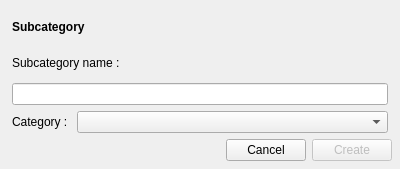
<?xml version="1.0" encoding="UTF-8"?>
<ui version="4.0">
 <class>Subcategory</class>
 <widget class="QDialog" name="Subcategory">
  <property name="geometry">
   <rect>
    <x>0</x>
    <y>0</y>
    <width>400</width>
    <height>169</height>
   </rect>
  </property>
  <property name="sizePolicy">
   <sizepolicy hsizetype="Preferred" vsizetype="Preferred">
    <horstretch>0</horstretch>
    <verstretch>0</verstretch>
   </sizepolicy>
  </property>
  <property name="minimumSize">
   <size>
    <width>0</width>
    <height>0</height>
   </size>
  </property>
  <property name="windowTitle">
   <string>Dialog</string>
  </property>
  <layout class="QVBoxLayout" name="verticalLayout">
   <property name="leftMargin">
    <number>12</number>
   </property>
   <property name="topMargin">
    <number>12</number>
   </property>
   <property name="rightMargin">
    <number>8</number>
   </property>
   <property name="bottomMargin">
    <number>8</number>
   </property>
   <item>
    <layout class="QVBoxLayout" name="verticalLayout_2">
     <property name="leftMargin">
      <number>0</number>
     </property>
     <property name="rightMargin">
      <number>4</number>
     </property>
     <item>
      <widget class="QLabel" name="lbl_title">
       <property name="font">
        <font>
         <weight>75</weight>
         <bold>true</bold>
        </font>
       </property>
       <property name="text">
        <string>Subcategory</string>
       </property>
      </widget>
     </item>
     <item>
      <widget class="QLabel" name="lbl_name">
       <property name="text">
        <string>Subcategory name : </string>
       </property>
      </widget>
     </item>
     <item>
      <widget class="QLineEdit" name="txt_name">
       <property name="placeholderText">
        <string/>
       </property>
      </widget>
     </item>
     <item>
      <layout class="QHBoxLayout" name="horizontalLayout_2">
       <property name="sizeConstraint">
        <enum>QLayout::SetMaximumSize</enum>
       </property>
       <item>
        <widget class="QLabel" name="label">
         <property name="text">
          <string>Category : </string>
         </property>
        </widget>
       </item>
       <item>
        <widget class="QComboBox" name="cbx_category">
         <property name="sizePolicy">
          <sizepolicy hsizetype="Expanding" vsizetype="Fixed">
           <horstretch>0</horstretch>
           <verstretch>0</verstretch>
          </sizepolicy>
         </property>
        </widget>
       </item>
      </layout>
     </item>
    </layout>
   </item>
   <item>
    <layout class="QHBoxLayout" name="horizontalLayout">
     <item>
      <spacer name="horizontalSpacer">
       <property name="orientation">
        <enum>Qt::Horizontal</enum>
       </property>
       <property name="sizeHint" stdset="0">
        <size>
         <width>40</width>
         <height>20</height>
        </size>
       </property>
      </spacer>
     </item>
     <item>
      <widget class="QPushButton" name="btn_cancel">
       <property name="text">
        <string>Cancel</string>
       </property>
       <property name="autoDefault">
        <bool>false</bool>
       </property>
      </widget>
     </item>
     <item>
      <widget class="QPushButton" name="btn_create">
       <property name="enabled">
        <bool>false</bool>
       </property>
       <property name="text">
        <string>Create</string>
       </property>
      </widget>
     </item>
    </layout>
   </item>
  </layout>
 </widget>
 <resources/>
 <connections/>
</ui>
